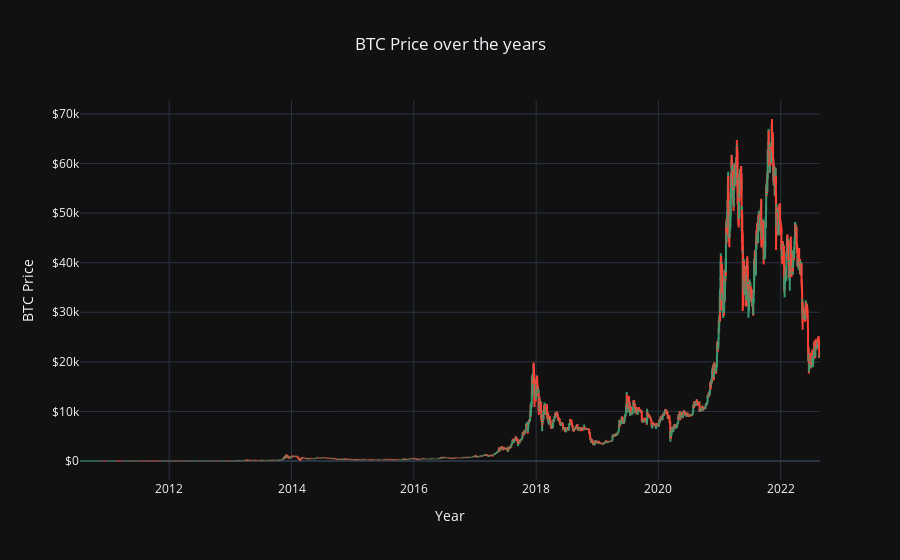

Notebook cell for this chart:
### Code cell
fig = go.Figure(data=go.Ohlc(x=data['Date'],
                open=data['Open'],
                high=data['High'],
                low=data['Low'],
                close=data['Close']))
fig.update(layout_xaxis_rangeslider_visible=False)

fig.update_layout(template='plotly_dark',
    title='BTC Price over the years',
    xaxis_title="Year",
    yaxis_title='BTC Price',title_x=0.5)
fig.update_yaxes( # the y-axis is in dollars
    tickprefix="$", showgrid=True
)

fig.update_xaxes(
     showgrid=True
)
fig.show()

### Figure 1 — Plotly figure (JSON) as saved in the notebook; plotly's stock layout.template omitted (floating-point values rounded to 4 significant figures; data arrays with more than 128 entries replaced by an {"elided": "..."} marker saying what was removed)
{"data": [{"close": {"elided": "4420 float values"}, "high": {"elided": "4420 float values"}, "low": {"elided": "4420 float values"}, "open": {"elided": "4420 float values"}, "type": "ohlc", "x": {"elided": "4420 str values"}}], "layout": {"title": {"text": "BTC Price over the years", "x": 0.5}, "xaxis": {"rangeslider": {"visible": false}, "showgrid": true, "title": {"text": "Year"}}, "yaxis": {"showgrid": true, "tickprefix": "$", "title": {"text": "BTC Price"}}}}
